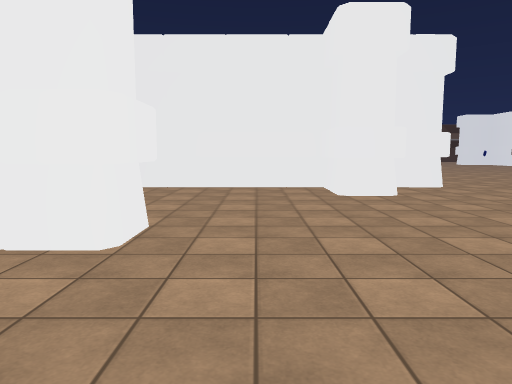
View 1 (above)

20 first-person views from a walk through a 3-D level made in the Unity game engine. The camera is 1.4 m above the floor, tilts 6° down and sees 70° across. The floor is counted in squares, 2 m on a side. Each view is taken from the middle of a square. On the plan, view 1 faces up. The plan holds only what a view shows up to about 11 squares ahead; the rest is blank. The place goes on beyond the plan. The player character is not drawn. Some animated figures are not drawn. Some surface patterns are stand-ins.

View 2
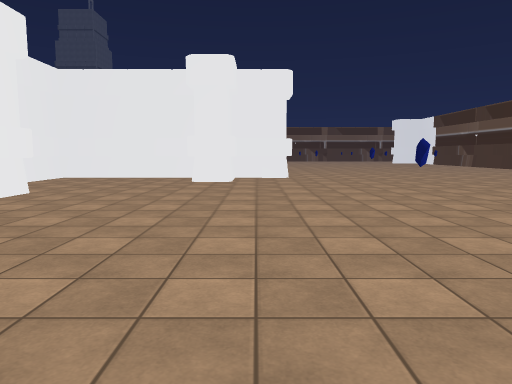

View 3
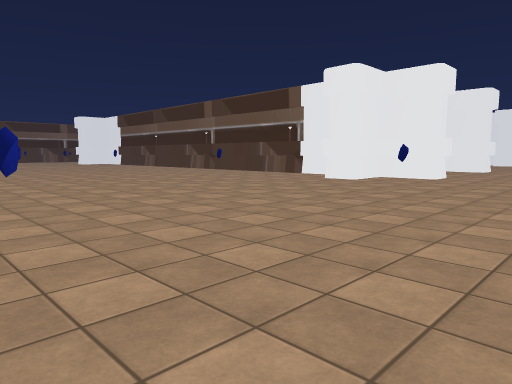

View 4
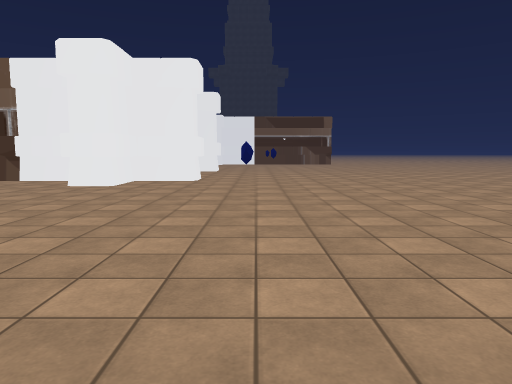

View 5
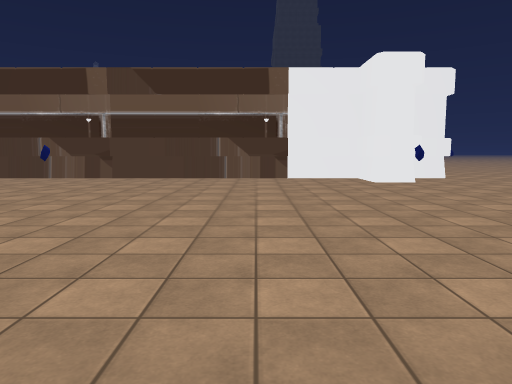

View 6
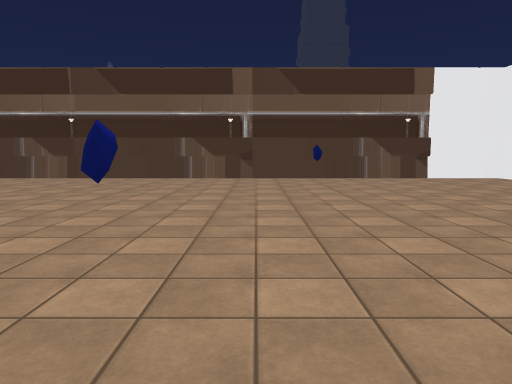

View 7
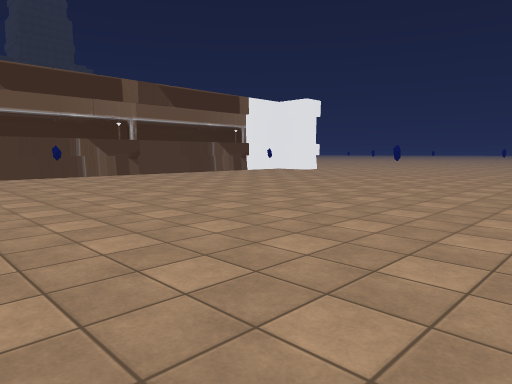

View 8
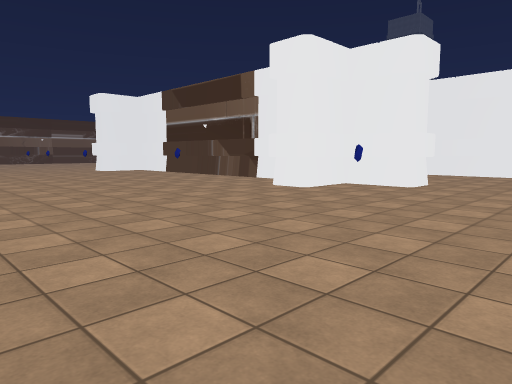

View 9
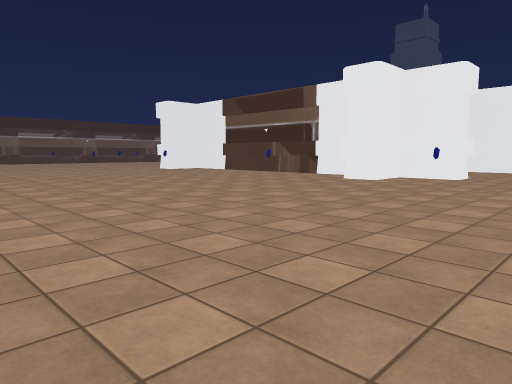

View 10
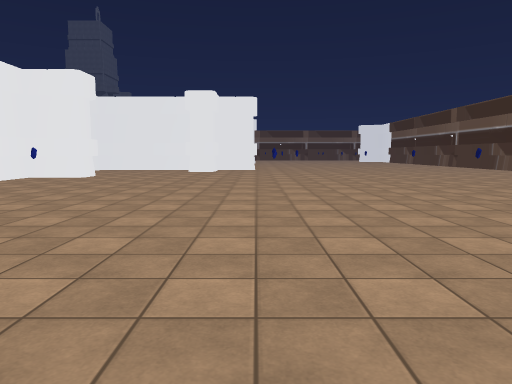

View 11
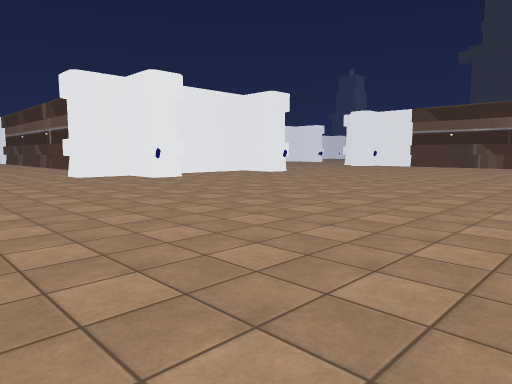

View 12
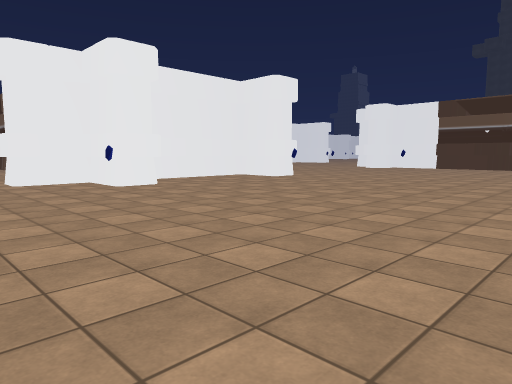

View 13
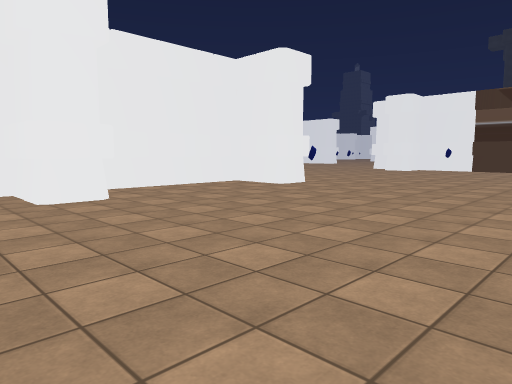

View 14
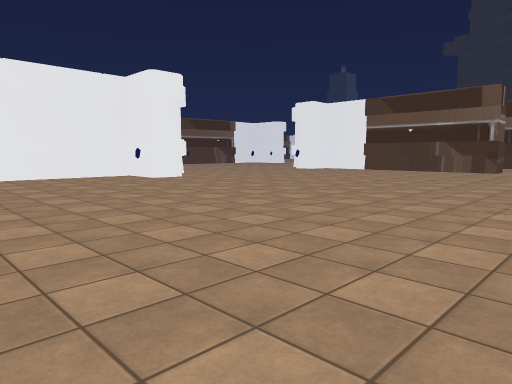

View 15
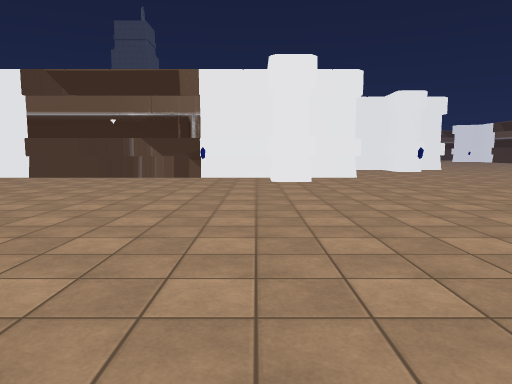

View 16
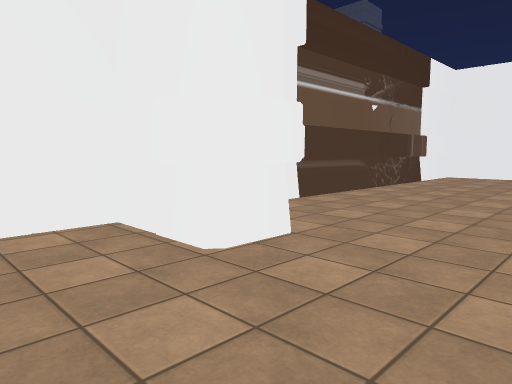

View 17
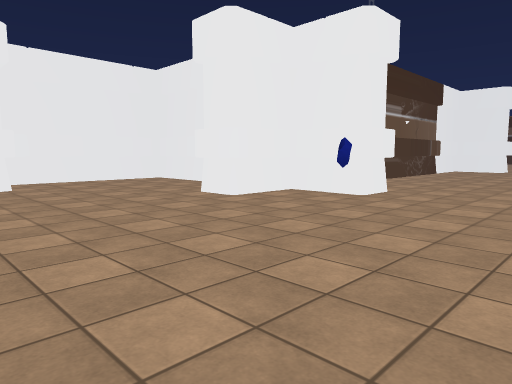

View 18
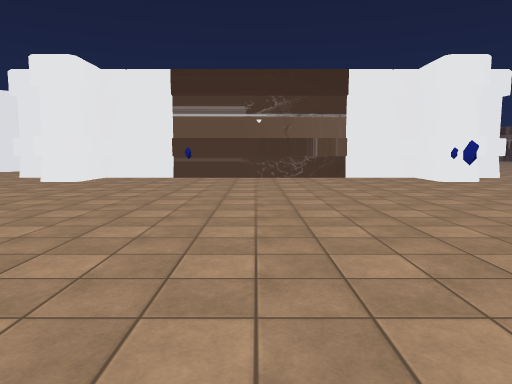

View 19
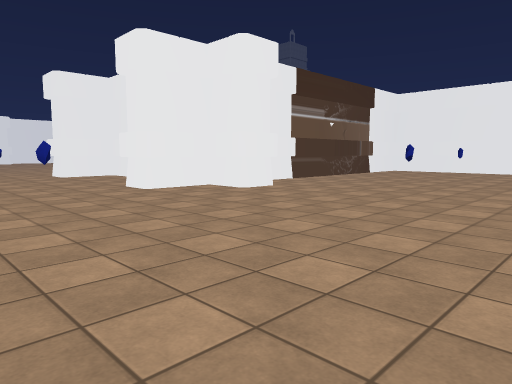

View 20
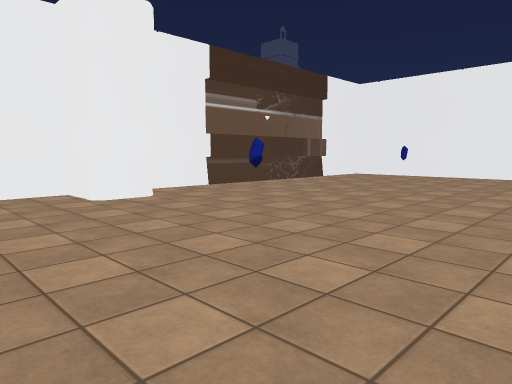

### Floor plan
Points are (right, up) in squares from view 1. A wall is a line through its corners. A room is listed if a view was taken in it or the views show most of it. See-through windows are left out.
Room 1 (views 1, 2, 3, 4, 5, 6, 7, 8, 9, 10, 11, 12, 13, 14, 15, 16, 17, 18, 19, 20)
walls: (13.6, 2.6) (12.9, 2.6); (14.3, 2.9) (13.6, 2.9); (15.4, 2.2) (15.3, 1.6) (14.4, 1.6) (14.4, 3.2) (12.9, 3.2) (12.9, 4.1) (14.4, 4.1) (14.4, 15.1); (19.3, 2.9) (16, 2.9); (21.2, 2.9) (20.5, 2.9); (21.5, 4) (21.5, 3.2) (20.4, 3.2) (20.4, 1.6) (19.3, 1.6) (19.3, 3.2) (15.9, 3.2); (20.4, 10.1) (20.4, 4.6); (14.4, 15.8) (14.4, 17.5); (-1.1, 2.6) (-2.6, 2.6) (-2.6, 1.1) (-3.6, 1.1); (-1.1, 3.6) (-1.1, 2.8) (-1.9, 2.8); (25, 12.6) (22.9, 12.6); (-3.5, 2.6) (-9.5, 2.6); (2.4, 17.5) (2.4, 8.6) (3.9, 8.6) (3.9, 7.7) (2.4, 7.7) (2.4, 6.1) (1.5, 6.1) (1.5, 7.7) (-2.6, 7.7) (-2.6, 3.8)
objects: other object (-5, 0); other object (4, 0); other object (5, 17); other object (9, 0); other object (9, 10); other object (9, 15); other object (18, 0); other object (23, -1); other object (24, 7); other object (25, 3)

Positions as (right, up) in squares from view 1, and headings:
1: (0, 0), facing up
2: (3, -3), facing up
3: (4, -2), facing up-right
4: (5, 0), facing right
5: (4, 7), facing right
6: (4, 11), facing right
7: (3, 17), facing down-right
8: (2, -5), facing up-left
9: (2, -8), facing up-left
10: (4, -8), facing up
11: (9, -8), facing up-right
12: (11, -6), facing up-right
13: (13, -4), facing up-right
14: (14, -8), facing up-right
15: (-4, -8), facing up
16: (6, 6), facing up-left
17: (7, 2), facing up-left
18: (13, 13), facing left
19: (27, -2), facing up-left
20: (27, 1), facing up-left
